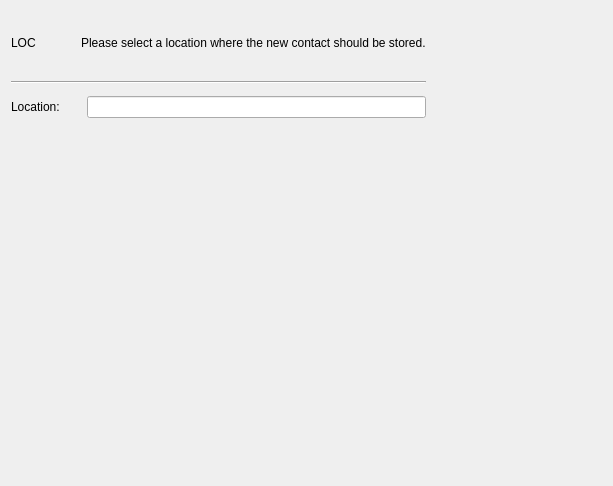
<ui version="4.0" >
 <class>ContactWizardDesign</class>
 <widget class="Q3Wizard" name="ContactWizardDesign" >
  <property name="geometry" >
   <rect>
    <x>0</x>
    <y>0</y>
    <width>613</width>
    <height>486</height>
   </rect>
  </property>
  <property name="caption" stdset="0" >
   <string>Add Contact</string>
  </property>
  <widget class="QWidget" name="WizardPage" >
   <layout class="QGridLayout" >
    <item row="0" column="0" >
     <widget class="QLabel" name="locationLabel" >
      <property name="sizePolicy" >
       <sizepolicy vsizetype="Fixed" hsizetype="Fixed" >
        <horstretch>0</horstretch>
        <verstretch>0</verstretch>
       </sizepolicy>
      </property>
      <property name="minimumSize" >
       <size>
        <width>64</width>
        <height>64</height>
       </size>
      </property>
      <property name="text" >
       <string comment="DO NOT TRANSLATE" >LOC</string>
      </property>
      <property name="wordWrap" >
       <bool>false</bool>
      </property>
     </widget>
    </item>
    <item row="1" column="0" colspan="3" >
     <widget class="Line" name="line1" >
      <property name="frameShape" >
       <enum>QFrame::HLine</enum>
      </property>
      <property name="frameShadow" >
       <enum>QFrame::Sunken</enum>
      </property>
     </widget>
    </item>
    <item row="0" column="1" colspan="2" >
     <widget class="QLabel" name="textLabel2" >
      <property name="sizePolicy" >
       <sizepolicy vsizetype="Minimum" hsizetype="Preferred" >
        <horstretch>0</horstretch>
        <verstretch>0</verstretch>
       </sizepolicy>
      </property>
      <property name="text" >
       <string>Please select a location where the new contact should be stored.</string>
      </property>
      <property name="wordWrap" >
       <bool>false</bool>
      </property>
     </widget>
    </item>
    <item row="2" column="0" colspan="3" >
     <widget class="Q3Frame" name="browserFrame" >
      <property name="frameShape" >
       <enum>QFrame::NoFrame</enum>
      </property>
      <property name="frameShadow" >
       <enum>QFrame::Plain</enum>
      </property>
     </widget>
    </item>
    <item row="3" column="2" >
     <widget class="QLineEdit" name="locationEdit" >
      <property name="readOnly" >
       <bool>true</bool>
      </property>
     </widget>
    </item>
    <item row="3" column="0" colspan="2" >
     <widget class="QLabel" name="textLabel3" >
      <property name="text" >
       <string>Location:</string>
      </property>
      <property name="wordWrap" >
       <bool>false</bool>
      </property>
     </widget>
    </item>
   </layout>
  </widget>
  <widget class="QWidget" name="WizardPage" >
   <property name="geometry" >
    <rect>
     <x>0</x>
     <y>0</y>
     <width>100</width>
     <height>30</height>
    </rect>
   </property>
   <layout class="QVBoxLayout" >
    <property name="spacing" >
     <number>0</number>
    </property>
    <property name="leftMargin" >
     <number>0</number>
    </property>
    <property name="topMargin" >
     <number>0</number>
    </property>
    <property name="rightMargin" >
     <number>0</number>
    </property>
    <property name="bottomMargin" >
     <number>0</number>
    </property>
    <item>
     <widget class="Q3Frame" name="contactFrame" >
      <property name="frameShape" >
       <enum>QFrame::NoFrame</enum>
      </property>
      <property name="frameShadow" >
       <enum>QFrame::Plain</enum>
      </property>
     </widget>
    </item>
   </layout>
  </widget>
 </widget>
 <layoutdefault spacing="6" margin="11" />
 <pixmapfunction>qPixmapFromMimeSource</pixmapfunction>
 <customwidgets>
  <customwidget>
   <class>Q3Frame</class>
   <extends>QFrame</extends>
   <header>Qt3Support/Q3Frame</header>
   <container>1</container>
  </customwidget>
  <customwidget>
   <class>Q3Wizard</class>
   <extends>QDialog</extends>
   <header>q3wizard.h</header>
   <container>1</container>
  </customwidget>
 </customwidgets>
 <resources/>
 <connections/>
</ui>
